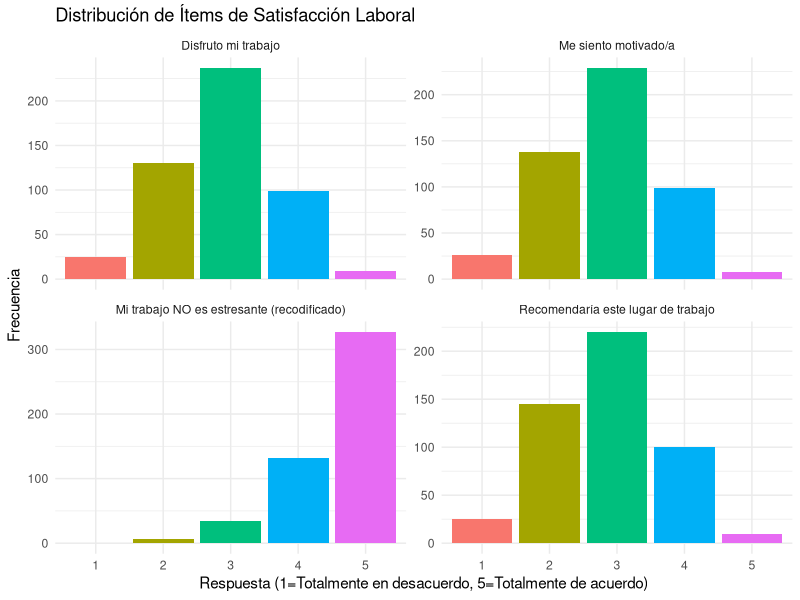
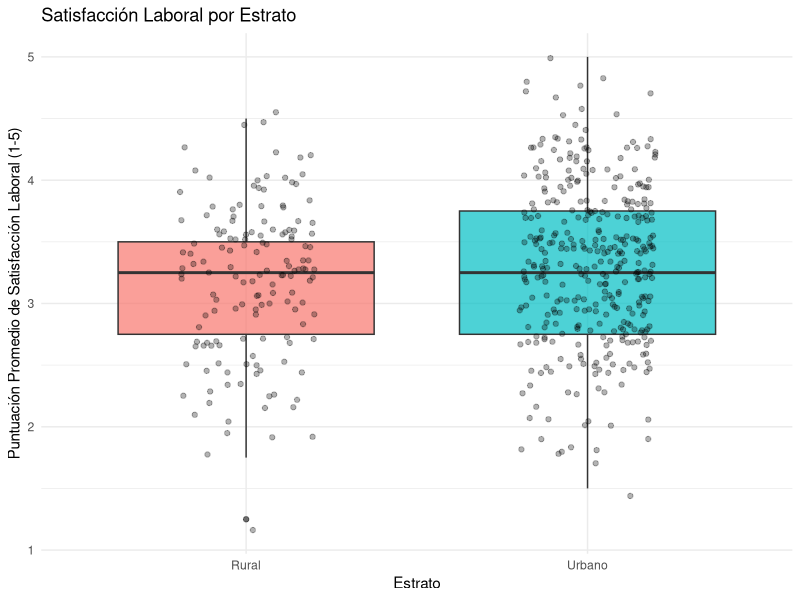
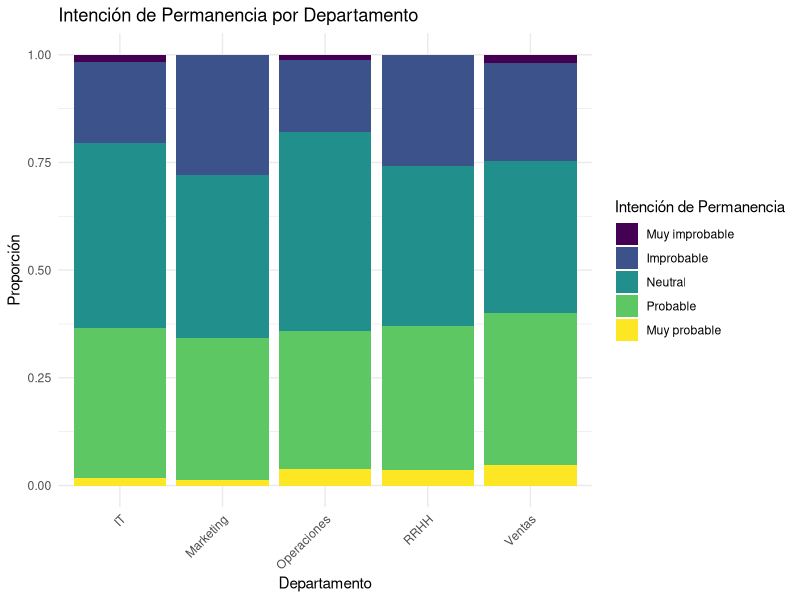
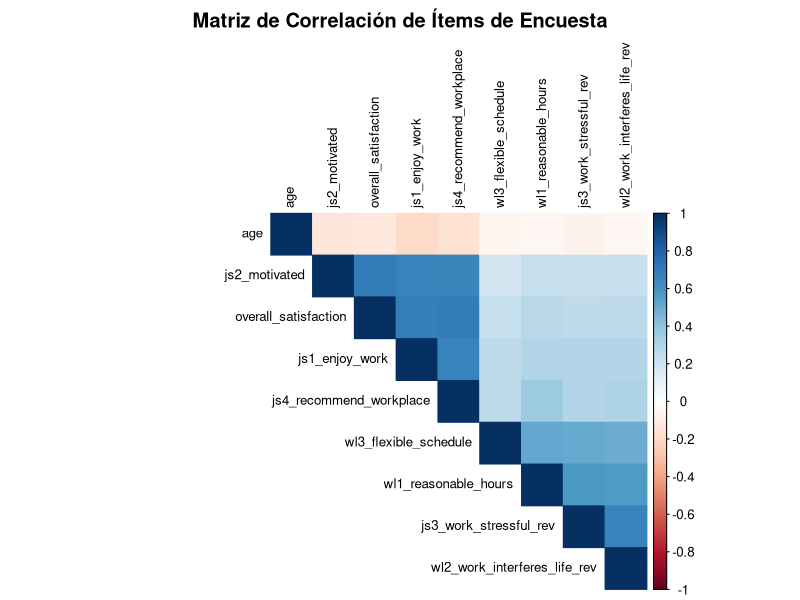
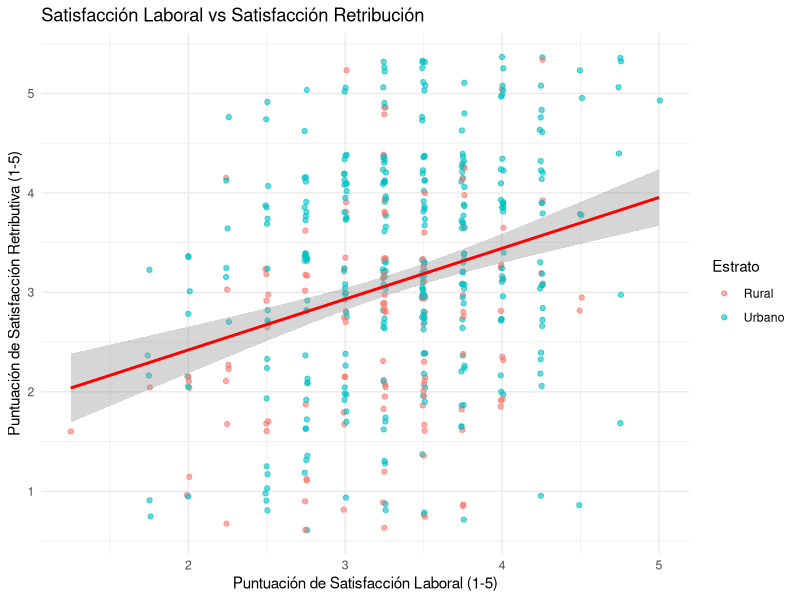

The R script that drew these images, in order:
## ---- chunk 1
knitr::opts_chunk$set(echo = TRUE, warning = FALSE, message = FALSE, fig.width = 8, fig.height = 5)
## ---- chunk 2
# install.packages(c("psych", "survey"))
## ---- chunk 3
# Load required packages
library(tidyverse) # Data manipulation and visualization
theme_set(theme_minimal())
library(psych) # Psychological research tools (includes alpha)
library(corrplot) # Correlation plots
library(survey) # Survey analysis with weights
## ---- chunk 4
survey_data <- read_csv("encuesta_empleados.csv")
## ---- chunk 5
# Visión general rápida de los datos
glimpse(survey_data)

# Estadísticas resumen
summary(survey_data)

# Verificar valores faltantes
cat("Total de valores faltantes:", sum(is.na(survey_data)), "\n")
cat("Valores faltantes por variable:\n")
colSums(is.na(survey_data))
## ---- chunk 6
# Forzamos factores
survey_clean <- survey_data %>%
    mutate(
        # Convertir variables categóricas a factores con orden apropiado
        stratum = factor(stratum),
        sex = factor(sex),
        department = factor(department),
        # Likely to staty es un Ordered Factor!!
        likely_to_stay = factor(likely_to_stay,
            levels = c("Muy improbable", "Improbable", "Neutral", "Probable", "Muy probable"),
            ordered = TRUE
        )
    )
## ---- chunk 7
survey_clean <- survey_clean %>%
    mutate(
        # RECODIFICACIÓN INVERSA: Algunos ítems están formulados negativamente
        # Fórmula: nuevo_valor = (máximo + mínimo) - valor_original
        # Para escala 1-5: nuevo_valor = 6 - valor_original
        js3_work_stressful_rev = 6 - js3_work_stressful, # Revertir "Mi trabajo es estresante"
        wl2_work_interferes_life_rev = 6 - wl2_work_interferes_life, # Revertir "El trabajo interfiere con mi vida"

        # Crear puntuaciones compuestas (después de recodificación)
        job_satisfaction_score = (js1_enjoy_work + js2_motivated + js3_work_stressful_rev + js4_recommend_workplace) / 4,
        work_life_balance_score = (wl1_reasonable_hours + wl2_work_interferes_life_rev + wl3_flexible_schedule) / 3,
    )
## ---- chunk 8
survey_clean <- survey_clean %>%
    mutate(
        # Crear versiones categóricas para interpretación más fácil
        job_sat_category = case_when(
            job_satisfaction_score >= 4 ~ "Alta",
            job_satisfaction_score >= 3 ~ "Media",
            TRUE ~ "Baja"
        ),
        job_sat_category = factor(job_sat_category, levels = c("Baja", "Media", "Alta"))
    )
## ---- chunk 9
survey_clean %>%
    mutate(income_missing = is.na(income_satisfaction)) %>%
    group_by(income_missing) %>%
    summarise(
        n = n(),
        avg_job_satisfaction = mean(job_satisfaction_score),
        avg_overall_satisfaction = mean(overall_satisfaction)
    )
## ---- chunk 10
# Para este taller, creamos una categoría explícita para NA
survey_clean <- survey_clean %>%
    mutate(
        income_satisfaction_cat = case_when(
            is.na(income_satisfaction) ~ "No responde",
            income_satisfaction <= 2 ~ "Insatisfecho",
            income_satisfaction == 3 ~ "Neutral",
            income_satisfaction >= 4 ~ "Satisfecho"
        ),
        income_satisfaction_cat = factor(income_satisfaction_cat,
            levels = c("Insatisfecho", "Neutral", "Satisfecho", "No responde")
        )
    )
## ---- chunk 11
# Visualizar ítems individuales de Likert (incluyendo los recodificados)
likert_data <- survey_clean %>%
    select(js1_enjoy_work, js2_motivated, js3_work_stressful_rev, js4_recommend_workplace) %>%
    pivot_longer(everything(), names_to = "item", values_to = "response") %>%
    mutate(
        item = recode(item,
            "js1_enjoy_work" = "Disfruto mi trabajo",
            "js2_motivated" = "Me siento motivado/a",
            "js3_work_stressful_rev" = "Mi trabajo NO es estresante (recodificado)",
            "js4_recommend_workplace" = "Recomendaría este lugar de trabajo"
        )
    ) %>%
    mutate(response = factor(response), item = factor(item))

ggplot(likert_data, aes(x = response, fill = response)) +
    geom_bar() +
    facet_wrap(~item, scales = "free_y") +
    labs(
        title = "Distribución de Ítems de Satisfacción Laboral",
        x = "Respuesta (1=Totalmente en desacuerdo, 5=Totalmente de acuerdo)",
        y = "Frecuencia"
    ) +
    guides(fill = "none")
## ---- chunk 12
# Comparar satisfacción por estrato
ggplot(survey_clean, aes(x = stratum, y = job_satisfaction_score, fill = stratum)) +
    geom_boxplot(alpha = 0.7) +
    geom_jitter(width = 0.2, alpha = 0.3) +
    labs(
        title = "Satisfacción Laboral por Estrato",
        x = "Estrato",
        y = "Puntuación Promedio de Satisfacción Laboral (1-5)"
    ) +
    theme(legend.position = "none")

# Gráfico de barras apiladas para intención de permanencia
ggplot(survey_clean, aes(x = department, fill = likely_to_stay)) +
    geom_bar(position = "fill") +
    labs(
        title = "Intención de Permanencia por Departamento",
        x = "Departamento",
        y = "Proporción",
        fill = "Intención de Permanencia"
    ) +
    theme(axis.text.x = element_text(angle = 45, hjust = 1))
## ---- chunk 13
# Matriz de correlación de variables clave
cor_data <- survey_clean %>%
    select(
        js1_enjoy_work, js2_motivated, js3_work_stressful_rev, js4_recommend_workplace,
        wl1_reasonable_hours, wl2_work_interferes_life_rev, wl3_flexible_schedule,
        overall_satisfaction, age
    ) %>%
    cor(use = "complete.obs")

# Gráfico de correlación
corrplot(cor_data,
    method = "color", type = "upper",
    order = "hclust", tl.cex = 0.8, tl.col = "black",
    title = "Matriz de Correlación de Ítems de Encuesta",
    mar = c(0, 0, 2, 0)
)

# Gráfico de dispersión de relaciones clave
ggplot(survey_clean, aes(x = job_satisfaction_score, y = income_satisfaction)) +
    geom_jitter(width = 0.01, alpha = 0.6, aes(color = stratum)) +
    geom_smooth(method = "lm", color = "red") +
    labs(
        title = "Satisfacción Laboral vs Satisfacción Retribución",
        x = "Puntuación de Satisfacción Laboral (1-5)",
        y = "Puntuación de Satisfacción Retributiva (1-5)",
        color = "Estrato"
    )
## ---- chunk 14
interpret_alpha <- function(alpha) {
    if (alpha$total$std.alpha >= 0.8) {
        cat("Confiabilidad excelente (≥0.8)\n")
    } else if (alpha$total$std.alpha >= 0.7) {
        cat("Confiabilidad aceptable (≥0.7)\n")
    } else {
        cat("Confiabilidad cuestionable (<0.7)\n")
    }
}

# Verificar confiabilidad de nuestra escala de satisfacción laboral
job_sat_items <- survey_clean %>%
    select(js1_enjoy_work, js2_motivated, js3_work_stressful_rev, js4_recommend_workplace)

alpha_job_sat <- psych::alpha(job_sat_items)
cat("Confiabilidad de la Escala de Satisfacción Laboral:\n")
cat("Alfa de Cronbach =", round(alpha_job_sat$total$std.alpha, 3), "\n")
interpret_alpha(alpha_job_sat)


# Verificar escala de balance trabajo-vida
wl_items <- survey_clean %>%
    select(wl1_reasonable_hours, wl2_work_interferes_life_rev, wl3_flexible_schedule)

alpha_wl <- psych::alpha(wl_items)
cat("\nConfiabilidad de la Escala de Balance Trabajo-Vida:\n")
cat("Alfa de Cronbach =", round(alpha_wl$total$std.alpha, 3), "\n")
interpret_alpha(alpha_wl)
## ---- chunk 15
survey_clean <- survey_clean %>%
    mutate(
        weight = case_when(
            stratum == "Urbano" ~ 0.8 / 0.6,
            stratum == "Rural" ~ 0.2 / 0.4
        )
    )

# Crear objeto de diseño muestral
design <- svydesign(
    ids = ~1, # sin  clustering
    strata = ~stratum, # estratificado por urbano/rural
    weights = ~weight, # pesos de muestreo
    data = survey_clean
)

cat("Diseño muestral creado. Resumen:\n")
print(design)
## ---- chunk 16
# Usando el paquete survey para pruebas que respetan el diseño muestral

# Tabla de contingencia ponderada
contingency_table <- svytable(~ stratum + likely_to_stay, design)
print(contingency_table)

# Prueba de independencia ajustada por diseño
independence_test <- svychisq(~ stratum + likely_to_stay, design)
print(independence_test)
## ---- chunk 17
# Medias por grupo con intervalos de confianza
means_by_sex <- svyby(~job_satisfaction_score, ~sex, design, svymean)
print(means_by_sex)

# Prueba de diferencia de medias
ttest_survey <- svyttest(job_satisfaction_score ~ sex, design)
print(ttest_survey)
## ---- chunk 18
model <- svyglm(job_satisfaction_score ~ age + sex, design = design)
summary(model)
